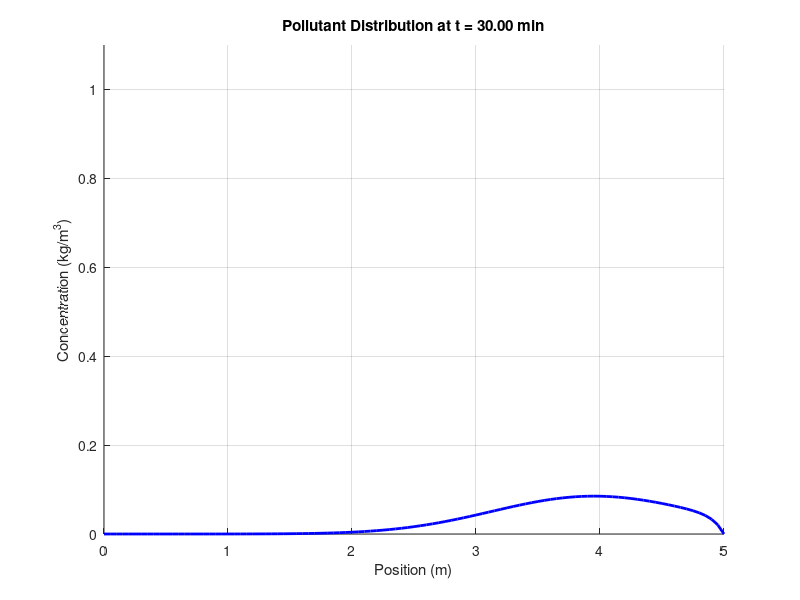

Here is the MATLAB script that generated this plot: (Note: this script raises an error after producing the figure.)
% skilaverkefni 4
% part 4
clc;clear all;
L = 5;
T = 30;
m = 100;
n = 100;
D = 0.01;
v = 0.1;
h = L / m;
k = T / n;

alpha = (k * D)/(h^2);
beta = (v * k)/(2*h);

A = diag(1 + 2 * alpha * ones(m-1, 1)) + ...
    diag((-alpha - beta) * ones(m-2, 1), -1) + ...
    diag((-alpha + beta) * ones(m-2, 1), 1);

% upphafsskilyrði
x = linspace(0, L, m+1);
w = zeros(m+1, n+1);
w(:, 1) = exp(-((x-1).^2)/D);

for j = 2:n+1
    b = w(2:m, j-1);
    w(2:m, j) = A \ b;
    w(1, j) = 0;
    w(m+1, j) = 0;
end

% Animation parameters
FPS = 30;                 % Frames per second for playback
n_frames = n + 1;         % Total number of frames
hfig = figure('visible', 'off'); % Hidden figure window for rendering
F(1:n_frames) = getframe(hfig); % Preallocate frames

% Generate frames
max_conc = max(w(:));
for j = 1:n_frames
    % Clear the figure
    clf;
    hold on;
    
    % Plot pollutant concentration
    plot(x, w(:, j), 'b-', 'LineWidth', 2);
    
    % Set axis limits and labels
    axis([0, L, 0, max_conc * 1.1]); % Adjust limits based on expected results
    xlabel('Position (m)');
    ylabel('Concentration (kg/m^3)');
    title(sprintf('Pollutant Distribution at t = %.2f min', (j-1) * k));
    grid on;
    
    % Store frame
    F(j) = getframe(hfig);
end

% Play animation
close all;
movie(gcf, F, 1, FPS);

% Save animation as video
v = VideoWriter('Pollutant_Animation1.mp4', 'MPEG-4');
v.FrameRate = FPS;
open(v);
writeVideo(v, F);
close(v);

[~, max_idx] = max(w(:, end));
disp(['Maximum concentration at t = 30 min: ', num2str(max(w(:, end))), ' at x = ', num2str(x(max_idx))]);

%% part 5
clc;clear all;
L = 5;
T = 30;
m = 1000;
n = 1000;
D = 0.01;
v = 0.1;
h = L / m;
k = T / n;

alpha = (k * D)/(h^2);
beta = (v * k)/(2*h);

main_diag = (1 + 2 * alpha) * ones(m-1, 1);
lower_diag = (-alpha - beta) * ones(m-1, 1);
upper_diag = (-alpha + beta) * ones(m-1, 1);

A = spdiags([lower_diag main_diag upper_diag], [-1 0 1], m-1, m-1);

% upphafsskilyrði
x = linspace(0, L, m+1);
w = zeros(m+1, n+1);
w(:, 1) = exp(-((x-1).^2)/D);

for j = 2:n+1
    b = w(2:m, j-1);
    w(2:m, j) = A \ b;
    w(1, j) = 0;
    w(m+1, j) = 0;
end

% Animation parameters
FPS = 30;                 % Frames per second for playback
n_frames = n + 1;         % Total number of frames
hfig = figure('visible', 'off'); % Hidden figure window for rendering
F(1:n_frames) = getframe(hfig); % Preallocate frames

% Generate frames
max_conc = max(w(:));
for j = 1:n_frames
    % Clear the figure
    clf;
    hold on;
    
    % Plot pollutant concentration
    plot(x, w(:, j), 'b-', 'LineWidth', 2);
    
    % Set axis limits and labels
    axis([0, L, 0, max_conc * 1.1]); % Adjust limits based on expected results
    xlabel('Position (m)');
    ylabel('Concentration (kg/m^3)');
    title(sprintf('Pollutant Distribution at t = %.2f min', (j-1) * k));
    grid on;
    
    % Store frame
    F(j) = getframe(hfig);
end

% Play animation
close all;
movie(gcf, F, 1, FPS);

% Save animation as video
v = VideoWriter('Pollutant_Animation2.mp4', 'MPEG-4');
v.FrameRate = FPS;
open(v);
writeVideo(v, F);
close(v);

[~, max_idx] = max(w(:, end));
disp(['Maximum concentration at t = 30 min: ', num2str(max(w(:, end))), ' at x = ', num2str(x(max_idx))]);

%% part 6
